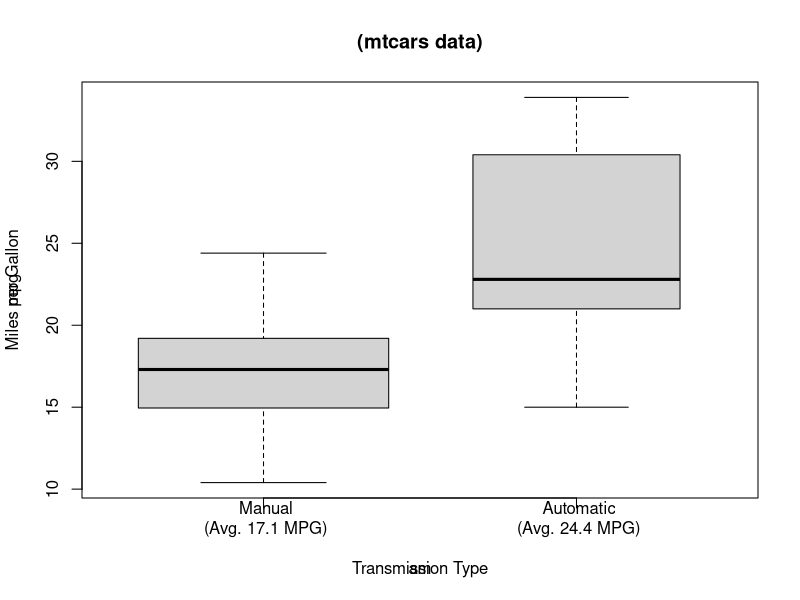
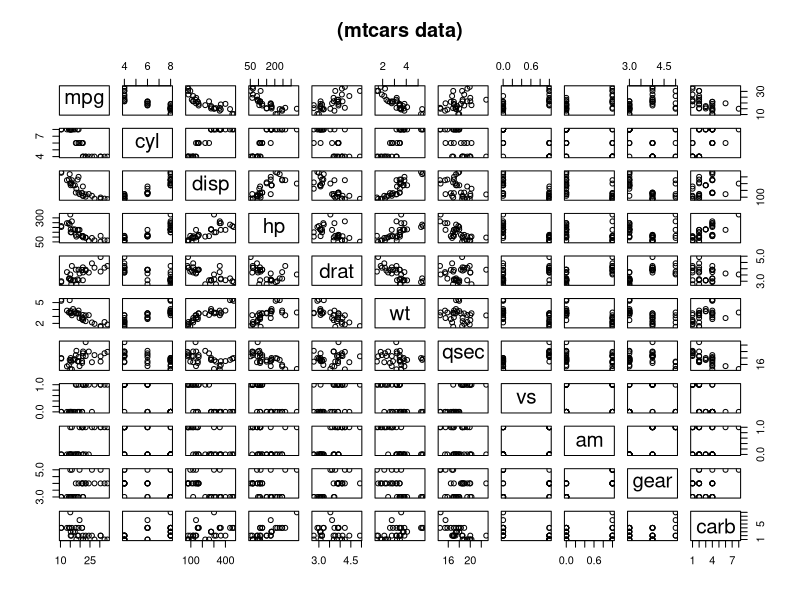
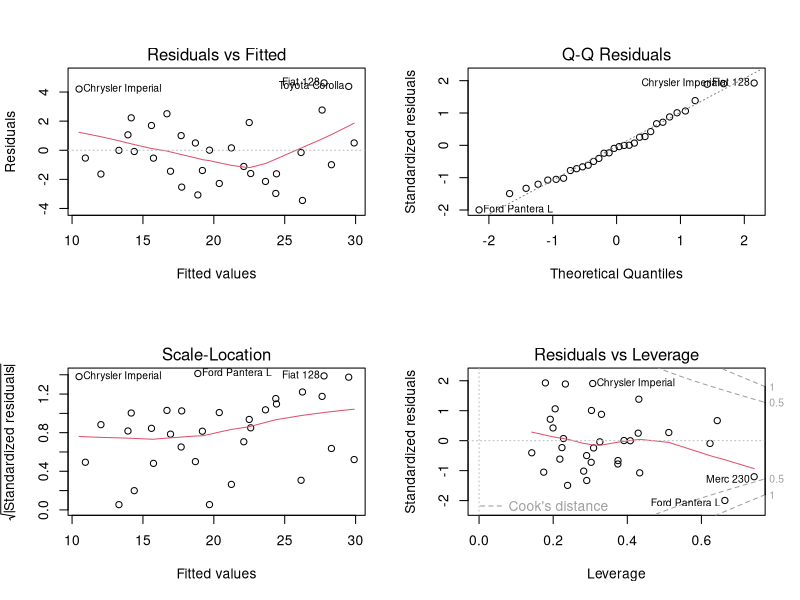

Generate these figures, in order, with R:
## ---- chunk 1
library(knitr)
data <- mtcars

colnames(data)
## ---- chunk 2
#avgs <- tapply(mtcars$mpg, mtcars$am, mean) # 17.1, 24.4

par(mfrow = c(1, 1))
require(datasets);data(mtcars)
require(stats); require(graphics)

boxplot(mpg ~ am, data = data, varwidth = TRUE, 
        col = "lightgray", names = c("\n Manual\n (Avg. 17.1 MPG)",
                                     "\n Automatic\n (Avg. 24.4 MPG)"))
title(main = "(mtcars data)", 
      xlab = "Transmission Type", ylab = "Miles per Gallon")

## ---- chunk 3
pairs(~ mpg + cyl + disp + hp + drat + wt + qsec + vs + am + gear + carb, data =
        mtcars, main="(mtcars data)")

## ---- chunk 4
fit <- lm(mpg ~ ., data = mtcars)
summary(fit)
## ---- chunk 5
par(mfrow = c(2, 2))
plot(fit)
## ---- chunk 6
library("car")
vif(fit)
## ---- chunk 7
data <- mtcars
data$country[rownames(data) %in% c("Mazda RX4","Mazda RX4 Wag","Datsun 710","Honda Civic","Toyota Corolla","Toyota Corona")] <- "Japan"
data$country[rownames(data) %in% c( "Hornet 4 Drive", "Hornet Sportabout", 
                                    "Valiant", "Duster 360", 
                                    "Cadillac Fleetwood", "Lincoln Continental",
                                    "Chrysler Imperial", "Dodge Challenger",
                                    "AMC Javelin", "Camaro Z28",
                                    "Pontiac Firebird", "Ford Pantera L")] <- "USA"
data$country[rownames(data) %in% c("Merc 240D", "Merc 230", "Merc 280", 
                                   "Merc 280C", "Merc 450SE", "Merc 450SL", 
                                   "Merc 450SLC", "Porsche 914-2")] <-"Germany"

data$country[rownames(data) %in% c("Fiat 128", "Fiat X1-9", "Ferrari Dino", 
                                   "Maserati Bora")] <- "Italy"
data$country[rownames(data) == "Lotus Europa"] <- "England"
data$country[rownames(data) == "Volvo 142E"] <- "Sweden"

fit1 <- lm(mpg ~ vs + wt + carb, data)
fit2 <- lm(mpg ~ vs + am + carb + country, data)

summary(fit1)
summary(fit2)
